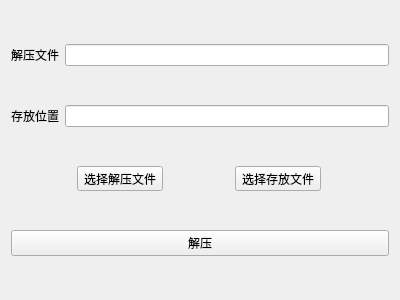
<?xml version="1.0" encoding="UTF-8"?>
<ui version="4.0">
 <class>choosefile2</class>
 <widget class="QWidget" name="choosefile2">
  <property name="geometry">
   <rect>
    <x>0</x>
    <y>0</y>
    <width>400</width>
    <height>300</height>
   </rect>
  </property>
  <property name="windowTitle">
   <string>Form</string>
  </property>
  <layout class="QVBoxLayout" name="verticalLayout_2">
   <item>
    <layout class="QHBoxLayout" name="horizontalLayout">
     <item>
      <widget class="QLabel" name="label">
       <property name="text">
        <string>解压文件</string>
       </property>
      </widget>
     </item>
     <item>
      <widget class="QLineEdit" name="lineEdit"/>
     </item>
    </layout>
   </item>
   <item>
    <layout class="QHBoxLayout" name="horizontalLayout_2">
     <item>
      <widget class="QLabel" name="label_2">
       <property name="text">
        <string>存放位置</string>
       </property>
      </widget>
     </item>
     <item>
      <widget class="QLineEdit" name="lineEdit_2"/>
     </item>
    </layout>
   </item>
   <item>
    <layout class="QHBoxLayout" name="horizontalLayout_3">
     <item>
      <widget class="QToolButton" name="toolButton">
       <property name="text">
        <string>选择解压文件</string>
       </property>
      </widget>
     </item>
     <item>
      <widget class="QToolButton" name="toolButton_2">
       <property name="text">
        <string>选择存放文件</string>
       </property>
      </widget>
     </item>
    </layout>
   </item>
   <item>
    <layout class="QVBoxLayout" name="verticalLayout">
     <item>
      <widget class="QPushButton" name="pushButton">
       <property name="text">
        <string>解压</string>
       </property>
      </widget>
     </item>
    </layout>
   </item>
  </layout>
 </widget>
 <resources/>
 <connections/>
</ui>
